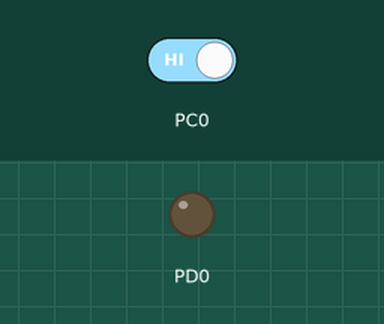
Simulated run of this program. Board: ATmega32, built with avr-gcc and emulated at 8 MHz. On the bench: output pins drawn as LEDs (lit = HIGH). The inputs (shaded band) are chosen by the test bench; at power-on: PC0 HIGH.

Above: at 1.2 s.
1.3 s: PC0 driven LOW
At 1.9 s:
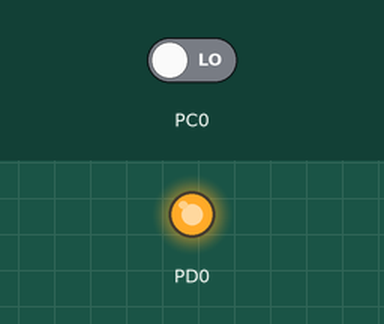
2.8 s: PC0 driven HIGH
At 4.2 s:
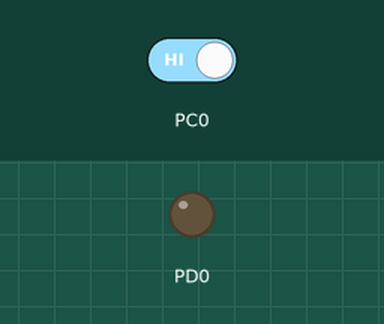
Timing chart, 0 to 5.8 s (numbered marks = the images above; inputs shaded):
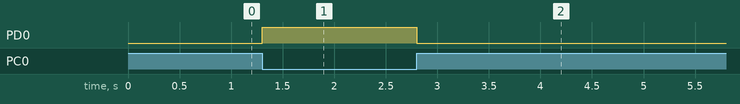

The program:

main.c
```c
/*
 * Input.c
 *
 * Created: 11/27/2016 4:50:50 AM
 * Author : Krishna Ray
 */
#define F_CPU 8000000UL//Define clock frequency
#include <avr/io.h>
#include <util/delay.h>


int main(void)
{
	DDRC &= (0<<PC0);
	DDRD |= (1<<PD0);
	uint8_t inputTemp = 0;

    while (1)
    {
		inputTemp = PINC & 0x01;//High Check
								//pin is pulled up
		if(inputTemp == 0x00){
			PORTD |= (1<<PD0);
		}
		else
		{
			PORTD &=~ (1<<PD0);
		}
    }
}
```

Measured:
- after the input at 1.3 s, PD0: LOW → HIGH at once
- after the input at 2.8 s, PD0: HIGH → LOW at once
